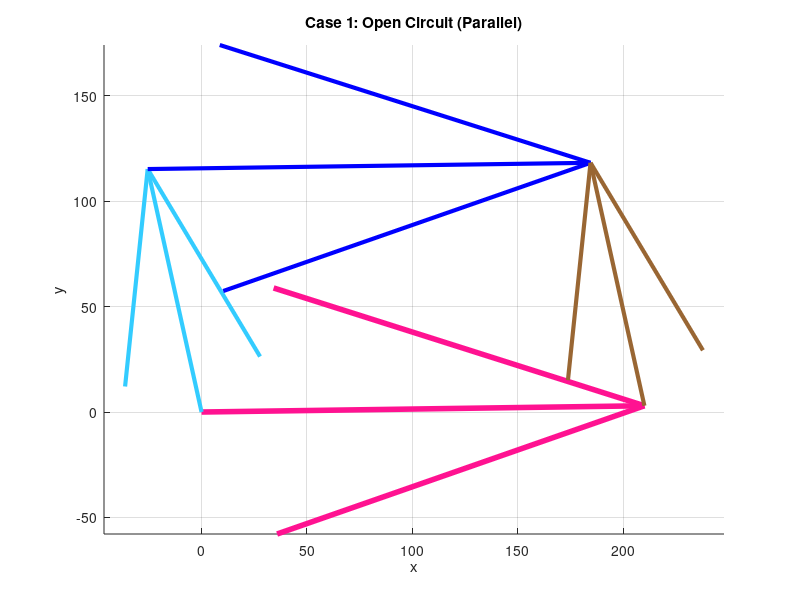
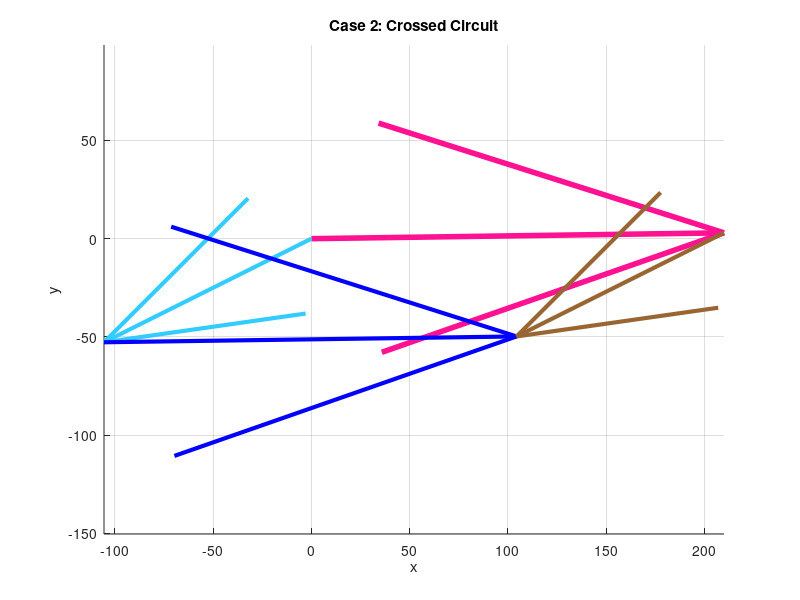

The MATLAB script that drew these images, in order:
clear all
close all
clc

% 1. Parameter Definitions
L1 = 210; % Length of Link1 d (Ground) - Pink
L2 = 118; % Length of Link2 a (Input/Crank) - Light Blue
L3 = 210; % Length of Link3 b (Coupler) - Blue
L4 = 118; % Length of Link4 c (Output/Rocker) - Brown

% Mapping to standard variables
d = L1;
a = L2;
b = L3;
c = L4;

% Ground angle (Lifted up by 0.81 degrees)
% แก้ไข: แปลง 0.81 องศา เป็น radian ทันที
theta1_deg = 0.81;
theta1 = deg2rad(theta1_deg); 

% Input: Theta 4 (Global)
q4_global_deg = 102.5;
q4_global = deg2rad(q4_global_deg);

% Convert to Local Frame (Relative to Ground Link)
q4 = q4_global - theta1;

% ---------------------------------------------------------
% STEP 1: Find Theta 2 given Theta 4
% ใช้ Concept เดิม: สลับบทบาท a กับ c เพื่อหา q2 จาก q4
% ---------------------------------------------------------

% Inverse K Constants
K1_inv = d/c; 
K2_inv = d/a; 
K3_inv = (c^2 - b^2 + a^2 + d^2)/(2*c*a); 

% Coefficients A, B, C for finding q2
A_inv = cos(q4) - K1_inv - K2_inv*cos(q4) + K3_inv;
B_inv = -2*sin(q4);
C_inv = K1_inv - (K2_inv + 1)*cos(q4) + K3_inv;

% Solve for q2 using 2*atan formula
disc = B_inv^2 - 4*A_inv*C_inv;

% คำนวณทั้ง 2 กรณี (Open และ Crossed)
q2_sol1 = 2*atan((-B_inv - sqrt(disc))/(2*A_inv));
q2_sol2 = 2*atan((-B_inv + sqrt(disc))/(2*A_inv));

% ---------------------------------------------------------
% STEP 2: Find Theta 3 given Theta 2
% ใช้สูตร Forward Kinematics ปกติ (หา q3 จาก q2)
% ---------------------------------------------------------
K1 = d/a;
K4 = d/b;
K5 = (c^2 - d^2 - a^2 - b^2)/(2*a*b);

% --- Case 1 Calculation ---
D1 = cos(q2_sol1) - K1 + K4*cos(q2_sol1) + K5;
E1 = -2*sin(q2_sol1);
F1 = K1 + (K4 - 1)*cos(q2_sol1) + K5;
% เลือกเครื่องหมายให้สอดคล้อง (Open มักใช้ -sqrt)
q3_sol1 = 2*atan((-E1 - sqrt(E1^2 - 4*D1*F1))/(2*D1));

% --- Case 2 Calculation ---
D2 = cos(q2_sol2) - K1 + K4*cos(q2_sol2) + K5;
E2 = -2*sin(q2_sol2);
F2 = K1 + (K4 - 1)*cos(q2_sol2) + K5;
% เลือกเครื่องหมายให้สอดคล้อง (Crossed มักใช้ +sqrt)
q3_sol2 = 2*atan((-E2 + sqrt(E2^2 - 4*D2*F2))/(2*D2));

% ---------------------------------------------------------
% PLOTTING (แยก 2 Figure ตามคำขอ)
% ---------------------------------------------------------

% Ground Vector (Lifted 0.81 deg)
RO4O2 = d*exp(j*theta1); 
RO4O2x = real(RO4O2); RO4O2y = imag(RO4O2);

% Colors
color_Pink = [1, 0.07, 0.57];  % L1 Pink
color_LBlue = [0.2, 0.8, 1];   % L2 Light Blue
color_Blue = [0, 0, 1];        % L3 Blue
color_Brown = [0.6, 0.4, 0.2]; % L4 Brown

% --- Figure 1: Open Circuit (Parallel) ---
% กรณีนี้คือ Parallelogram (q2 = q4) ลิ้งค์ฟ้าจะชี้ขึ้น
figure(1);
% คำนวณเวกเตอร์
RA1 = a*exp(j*(q2_sol1 + theta1));
RBA1 = b*exp(j*(q3_sol1 + theta1));
RBO4_1 = c*exp(j*(q4 + theta1));

RA1x = real(RA1); RA1y = imag(RA1);
RB1x = real(RA1 + RBA1); RB1y = imag(RA1 + RBA1);

hold on;
quiver(0,0, RO4O2x, RO4O2y, 0, 'Color', color_Pink, 'LineWidth', 4, 'MaxHeadSize', 0.5); % Ground
quiver(0,0, RA1x, RA1y, 0, 'Color', color_LBlue, 'LineWidth', 3, 'MaxHeadSize', 0.5);   % Link 2 (LBlue)
quiver(RA1x, RA1y, RB1x-RA1x, RB1y-RA1y, 0, 'Color', color_Blue, 'LineWidth', 3, 'MaxHeadSize', 0.5); % Link 3 (Blue)
quiver(RO4O2x, RO4O2y, RB1x-RO4O2x, RB1y-RO4O2y, 0, 'Color', color_Brown, 'LineWidth', 3, 'MaxHeadSize', 0.5); % Link 4 (Brown)
axis equal; grid on;
title(['Case 1: Open Circuit (Parallel)']);
xlabel('x'); ylabel('y');

% Print Results Case 1
fprintf('--- Case 1: Open Circuit ---\n');
fprintf('Theta 2 = %.4f deg\n', rad2deg(q2_sol1 + theta1));
fprintf('Theta 3 = %.4f deg\n', rad2deg(q3_sol1 + theta1));


% --- Figure 2: Crossed Circuit (Anti-Parallel) ---
% กรณีนี้ลิ้งค์จะไขว้กัน
figure(2);
% คำนวณเวกเตอร์
RA2 = a*exp(j*(q2_sol2 + theta1));
RBA2 = b*exp(j*(q3_sol2 + theta1));
RBO4_2 = c*exp(j*(q4 + theta1));

RA2x = real(RA2); RA2y = imag(RA2);
RB2x = real(RA2 + RBA2); RB2y = imag(RA2 + RBA2);

hold on;
quiver(0,0, RO4O2x, RO4O2y, 0, 'Color', color_Pink, 'LineWidth', 4, 'MaxHeadSize', 0.5); % Ground
quiver(0,0, RA2x, RA2y, 0, 'Color', color_LBlue, 'LineWidth', 3, 'MaxHeadSize', 0.5);   % Link 2 (LBlue)
quiver(RA2x, RA2y, RB2x-RA2x, RB2y-RA2y, 0, 'Color', color_Blue, 'LineWidth', 3, 'MaxHeadSize', 0.5); % Link 3 (Blue)
quiver(RO4O2x, RO4O2y, RB2x-RO4O2x, RB2y-RO4O2y, 0, 'Color', color_Brown, 'LineWidth', 3, 'MaxHeadSize', 0.5); % Link 4 (Brown)
axis equal; grid on;
title(['Case 2: Crossed Circuit']);
xlabel('x'); ylabel('y');

% Print Results Case 2
fprintf('\n--- Case 2: Crossed Circuit ---\n');
fprintf('Theta 2 = %.4f deg\n', rad2deg(q2_sol2 + theta1));
fprintf('Theta 3 = %.4f deg\n', rad2deg(q3_sol2 + theta1));
